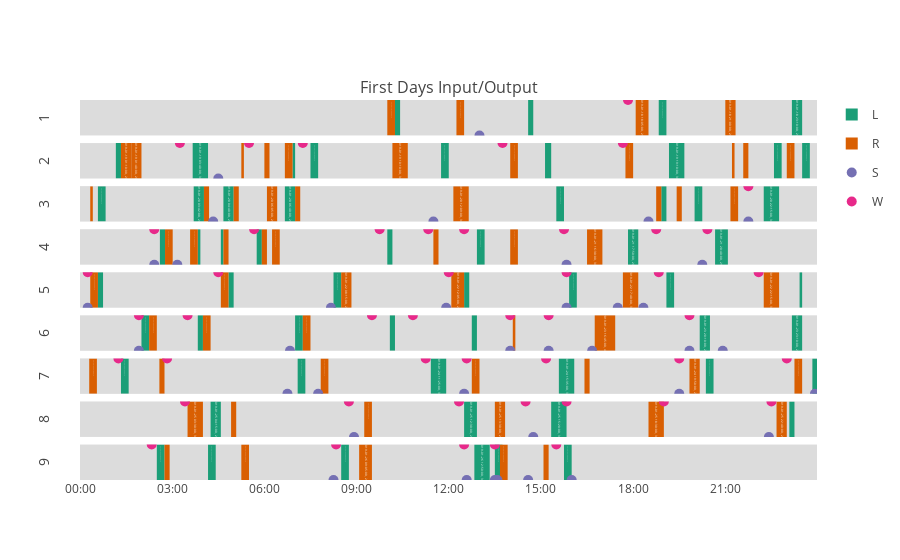

The notebook cell this image was saved under:
### Code cell
iplot(fig)

### Figure 1 — Plotly figure (JSON) as saved in the notebook; plotly's stock layout.template omitted (floating-point values rounded to 4 significant figures)
{"data": [{"legendgroup": "L", "marker": {"color": "rgb(27,158,119)"}, "name": "L", "offset": 0, "showlegend": true, "text": ["2019-01-18 10:00:00, 10", "2019-01-18 14:35:00, 10", "2019-01-18 18:50:00, 15", "2019-01-18 23:10:00, 20"], "type": "bar", "uid": "0e2ec457-b72a-4504-a88f-61a1b73b9112", "width": [600000, 600000, 900000, 1200000], "x": ["2019-01-01 10:15:00", "2019-01-01 14:35:00", "2019-01-01 18:50:00", "2019-01-01 23:10:00"], "xaxis": "x", "y": [1, 1, 1, 1], "yaxis": "y"}, {"legendgroup": "R", "marker": {"color": "rgb(217,95,2)"}, "name": "R", "offset": 0, "showlegend": true, "text": ["2019-01-18 10:00:00, 15", "2019-01-18 12:15:00, 15", "2019-01-18 18:05:00, 25", "2019-01-18 21:00:00, 20"], "type": "bar", "uid": "dbc3369b-f1fe-4d9e-a7cf-d9297e1c7c32", "width": [900000, 900000, 1500000, 1200000], "x": ["2019-01-01 10:00:00", "2019-01-01 12:15:00", "2019-01-01 18:05:00", "2019-01-01 21:00:00"], "xaxis": "x", "y": [1, 1, 1, 1], "yaxis": "y"}, {"legendgroup": "S", "marker": {"color": "rgb(117,112,179)", "size": 10}, "mode": "markers", "name": "S", "showlegend": true, "type": "scatter", "uid": "ab18bd7b-6b32-4f6e-94e5-be6846cfa066", "x": ["2019-01-01 13:00:00"], "xaxis": "x", "y": [0], "yaxis": "y"}, {"legendgroup": "W", "marker": {"color": "rgb(231,41,138)", "size": 10}, "mode": "markers", "name": "W", "showlegend": true, "type": "scatter", "uid": "db35f656-a107-4800-8764-e721886a3ad2", "x": ["2019-01-01 17:50:00"], "xaxis": "x", "y": [1], "yaxis": "y"}, {"legendgroup": "L", "marker": {"color": "rgb(27,158,119)"}, "name": "L", "offset": 0, "showlegend": false, "text": ["2019-01-19 01:10:00, 10", "2019-01-19 03:40:00, 30", "2019-01-19 06:40:00, 5", "2019-01-19 07:30:00, 15", "2019-01-19 11:45:00, 15", "2019-01-19 15:08:00, 12", "2019-01-19 19:10:00, 30", "2019-01-19 22:35:00, 15", "2019-01-19 23:30:00, 15"], "type": "bar", "uid": "d248fe6a-728c-423c-a592-e2d79f3195a7", "width": [600000, 1800000, 300000, 900000, 900000, 720000, 1800000, 900000, 900000], "x": ["2019-01-01 01:10:00", "2019-01-01 03:40:00", "2019-01-01 06:55:00", "2019-01-01 07:30:00", "2019-01-01 11:45:00", "2019-01-01 15:08:00", "2019-01-01 19:10:00", "2019-01-01 22:35:00", "2019-01-01 23:30:00"], "xaxis": "x", "y": [1, 1, 1, 1, 1, 1, 1, 1, 1], "yaxis": "y2"}, {"legendgroup": "R", "marker": {"color": "rgb(217,95,2)"}, "name": "R", "offset": 0, "showlegend": false, "text": ["2019-01-19 01:10:00, 20", "2019-01-19 01:40:00, 20", "2019-01-19 05:15:00, 5", "2019-01-19 06:00:00, 10", "2019-01-19 06:40:00, 15", "2019-01-19 10:10:00, 30", "2019-01-19 14:00:00, 15", "2019-01-19 17:45:00, 15", "2019-01-19 21:13:00, 5", "2019-01-19 21:35:00, 10", "2019-01-19 23:00:00, 15"], "type": "bar", "uid": "9656765f-2473-45d9-be4b-35eca2219944", "width": [1200000, 1200000, 300000, 600000, 900000, 1800000, 900000, 900000, 300000, 600000, 900000], "x": ["2019-01-01 01:20:00", "2019-01-01 01:40:00", "2019-01-01 05:15:00", "2019-01-01 06:00:00", "2019-01-01 06:40:00", "2019-01-01 10:10:00", "2019-01-01 14:00:00", "2019-01-01 17:45:00", "2019-01-01 21:13:00", "2019-01-01 21:35:00", "2019-01-01 23:00:00"], "xaxis": "x", "y": [1, 1, 1, 1, 1, 1, 1, 1, 1, 1, 1], "yaxis": "y2"}, {"legendgroup": "S", "marker": {"color": "rgb(117,112,179)", "size": 10}, "mode": "markers", "name": "S", "showlegend": false, "type": "scatter", "uid": "46472a78-38d7-48a0-9642-777045897b86", "x": ["2019-01-01 04:30:00"], "xaxis": "x", "y": [0], "yaxis": "y2"}, {"legendgroup": "W", "marker": {"color": "rgb(231,41,138)", "size": 10}, "mode": "markers", "name": "W", "showlegend": false, "type": "scatter", "uid": "cb5a8962-f306-4832-aa13-d1ce55b532a0", "x": ["2019-01-01 03:15:00", "2019-01-01 05:30:00", "2019-01-01 07:15:00", "2019-01-01 13:45:00", "2019-01-01 17:40:00"], "xaxis": "x", "y": [1, 1, 1, 1, 1], "yaxis": "y2"}, {"legendgroup": "L", "marker": {"color": "rgb(27,158,119)"}, "name": "L", "offset": 0, "showlegend": false, "text": ["2019-01-20 00:35:00, 15", "2019-01-20 03:42:00, 20", "2019-01-20 04:40:00, 20", "2019-01-20 06:40:00, 20", "2019-01-20 15:30:00, 15", "2019-01-20 18:45:00, 10", "2019-01-20 20:00:00, 15", "2019-01-20 22:15:00, 30"], "type": "bar", "uid": "8c851a36-9e1c-4a17-8291-d7a91d50cd97", "width": [900000, 1200000, 1200000, 1200000, 900000, 600000, 900000, 1800000], "x": ["2019-01-01 00:35:00", "2019-01-01 03:42:00", "2019-01-01 04:40:00", "2019-01-01 06:40:00", "2019-01-01 15:30:00", "2019-01-01 18:55:00", "2019-01-01 20:00:00", "2019-01-01 22:15:00"], "xaxis": "x", "y": [1, 1, 1, 1, 1, 1, 1, 1], "yaxis": "y3"}, {"legendgroup": "R", "marker": {"color": "rgb(217,95,2)"}, "name": "R", "offset": 0, "showlegend": false, "text": ["2019-01-20 00:20:00, 5", "2019-01-20 03:42:00, 10", "2019-01-20 04:40:00, 10", "2019-01-20 06:05:00, 20", "2019-01-20 06:40:00, 10", "2019-01-20 12:09:00, 30", "2019-01-20 18:45:00, 10", "2019-01-20 19:25:00, 10", "2019-01-20 21:10:00, 15"], "type": "bar", "uid": "3a5b0d95-3e4a-4847-87bb-8a8bca20cf69", "width": [300000, 600000, 600000, 1200000, 600000, 1800000, 600000, 600000, 900000], "x": ["2019-01-01 00:20:00", "2019-01-01 04:02:00", "2019-01-01 05:00:00", "2019-01-01 06:05:00", "2019-01-01 07:00:00", "2019-01-01 12:09:00", "2019-01-01 18:45:00", "2019-01-01 19:25:00", "2019-01-01 21:10:00"], "xaxis": "x", "y": [1, 1, 1, 1, 1, 1, 1, 1, 1], "yaxis": "y3"}, {"legendgroup": "S", "marker": {"color": "rgb(117,112,179)", "size": 10}, "mode": "markers", "name": "S", "showlegend": false, "type": "scatter", "uid": "b7154647-0ac2-4289-87f0-bf53d143fce5", "x": ["2019-01-01 04:20:00", "2019-01-01 11:30:00", "2019-01-01 18:30:00", "2019-01-01 21:45:00"], "xaxis": "x", "y": [0, 0, 0, 0], "yaxis": "y3"}, {"legendgroup": "W", "marker": {"color": "rgb(231,41,138)", "size": 10}, "mode": "markers", "name": "W", "showlegend": false, "type": "scatter", "uid": "ed7f7c01-a6f2-4b1d-a0ac-1f7356131c0c", "x": ["2019-01-01 21:45:00"], "xaxis": "x", "y": [1], "yaxis": "y3"}, {"legendgroup": "L", "marker": {"color": "rgb(27,158,119)"}, "name": "L", "offset": 0, "showlegend": false, "text": ["2019-01-21 02:36:00, 10", "2019-01-21 03:35:00, 5", "2019-01-21 04:35:00, 5", "2019-01-21 05:45:00, 10", "2019-01-21 10:00:00, 10", "2019-01-21 12:55:00, 15", "2019-01-21 17:50:00, 20", "2019-01-21 20:40:00, 25"], "type": "bar", "uid": "557df9c3-6831-49d6-9995-616fd9aa0d3a", "width": [600000, 300000, 300000, 600000, 600000, 900000, 1200000, 1500000], "x": ["2019-01-01 02:36:00", "2019-01-01 03:50:00", "2019-01-01 04:35:00", "2019-01-01 05:45:00", "2019-01-01 10:00:00", "2019-01-01 12:55:00", "2019-01-01 17:50:00", "2019-01-01 20:40:00"], "xaxis": "x", "y": [1, 1, 1, 1, 1, 1, 1, 1], "yaxis": "y4"}, {"legendgroup": "R", "marker": {"color": "rgb(217,95,2)"}, "name": "R", "offset": 0, "showlegend": false, "text": ["2019-01-21 02:36:00, 15", "2019-01-21 03:35:00, 15", "2019-01-21 04:35:00, 10", "2019-01-21 05:45:00, 10", "2019-01-21 06:15:00, 15", "2019-01-21 11:30:00, 10", "2019-01-21 14:00:00, 15", "2019-01-21 16:30:00, 30"], "type": "bar", "uid": "462e99f3-a1d6-4cbb-88dc-4a62fb9f269f", "width": [900000, 900000, 600000, 600000, 900000, 600000, 900000, 1800000], "x": ["2019-01-01 02:46:00", "2019-01-01 03:35:00", "2019-01-01 04:40:00", "2019-01-01 05:55:00", "2019-01-01 06:15:00", "2019-01-01 11:30:00", "2019-01-01 14:00:00", "2019-01-01 16:30:00"], "xaxis": "x", "y": [1, 1, 1, 1, 1, 1, 1, 1], "yaxis": "y4"}, {"legendgroup": "S", "marker": {"color": "rgb(117,112,179)", "size": 10}, "mode": "markers", "name": "S", "showlegend": false, "type": "scatter", "uid": "c9a3a3f4-c05a-4e4b-979b-658b6c31c78d", "x": ["2019-01-01 02:25:00", "2019-01-01 03:10:00", "2019-01-01 15:50:00", "2019-01-01 20:15:00"], "xaxis": "x", "y": [0, 0, 0, 0], "yaxis": "y4"}, {"legendgroup": "W", "marker": {"color": "rgb(231,41,138)", "size": 10}, "mode": "markers", "name": "W", "showlegend": false, "type": "scatter", "uid": "d6c4c82c-e9af-43fd-872d-1e5b931ce00c", "x": ["2019-01-01 02:25:00", "2019-01-01 05:40:00", "2019-01-01 09:45:00", "2019-01-01 11:20:00", "2019-01-01 12:30:00", "2019-01-01 15:45:00", "2019-01-01 18:45:00", "2019-01-01 20:25:00"], "xaxis": "x", "y": [1, 1, 1, 1, 1, 1, 1, 1], "yaxis": "y4"}, {"legendgroup": "L", "marker": {"color": "rgb(27,158,119)"}, "name": "L", "offset": 0, "showlegend": false, "text": ["2019-01-22 00:20:00, 10", "2019-01-22 04:35:00, 10", "2019-01-22 08:15:00, 15", "2019-01-22 12:05:00, 10", "2019-01-22 15:55:00, 15", "2019-01-22 19:05:00, 15", "2019-01-22 23:25:00, 5"], "type": "bar", "uid": "fe9150ce-e23a-4812-bb5c-1b8a01a92c0f", "width": [600000, 600000, 900000, 600000, 900000, 900000, 300000], "x": ["2019-01-01 00:35:00", "2019-01-01 04:50:00", "2019-01-01 08:15:00", "2019-01-01 12:30:00", "2019-01-01 15:55:00", "2019-01-01 19:05:00", "2019-01-01 23:25:00"], "xaxis": "x", "y": [1, 1, 1, 1, 1, 1, 1], "yaxis": "y5"}, {"legendgroup": "R", "marker": {"color": "rgb(217,95,2)"}, "name": "R", "offset": 0, "showlegend": false, "text": ["2019-01-22 00:20:00, 15", "2019-01-22 04:35:00, 15", "2019-01-22 08:15:00, 20", "2019-01-22 12:05:00, 25", "2019-01-22 17:40:00, 30", "2019-01-22 22:15:00, 30"], "type": "bar", "uid": "7ca6842a-50ba-4cc1-a51e-fdd052eec6b6", "width": [900000, 900000, 1200000, 1500000, 1800000, 1800000], "x": ["2019-01-01 00:20:00", "2019-01-01 04:35:00", "2019-01-01 08:30:00", "2019-01-01 12:05:00", "2019-01-01 17:40:00", "2019-01-01 22:15:00"], "xaxis": "x", "y": [1, 1, 1, 1, 1, 1], "yaxis": "y5"}, {"legendgroup": "S", "marker": {"color": "rgb(117,112,179)", "size": 10}, "mode": "markers", "name": "S", "showlegend": false, "type": "scatter", "uid": "3fb76321-c4cc-482c-b725-d4a7b1ad678d", "x": ["2019-01-01 00:15:00", "2019-01-01 08:10:00", "2019-01-01 11:55:00", "2019-01-01 15:50:00", "2019-01-01 17:30:00", "2019-01-01 18:20:00"], "xaxis": "x", "y": [0, 0, 0, 0, 0, 0], "yaxis": "y5"}, {"legendgroup": "W", "marker": {"color": "rgb(231,41,138)", "size": 10}, "mode": "markers", "name": "W", "showlegend": false, "type": "scatter", "uid": "9c6a35d3-9481-4923-bc46-fc753b3affd8", "x": ["2019-01-01 00:15:00", "2019-01-01 04:30:00", "2019-01-01 12:00:00", "2019-01-01 15:50:00", "2019-01-01 18:50:00", "2019-01-01 22:05:00"], "xaxis": "x", "y": [1, 1, 1, 1, 1, 1], "yaxis": "y5"}, {"legendgroup": "L", "marker": {"color": "rgb(27,158,119)"}, "name": "L", "offset": 0, "showlegend": false, "text": ["2019-01-23 02:00:00, 15", "2019-01-23 03:50:00, 10", "2019-01-23 07:00:00, 15", "2019-01-23 10:05:00, 10", "2019-01-23 12:45:00, 10", "2019-01-23 20:10:00, 20", "2019-01-23 23:10:00, 20"], "type": "bar", "uid": "cf97798e-7fed-4c85-aa5e-aabe3de66526", "width": [900000, 600000, 900000, 600000, 600000, 1200000, 1200000], "x": ["2019-01-01 02:00:00", "2019-01-01 03:50:00", "2019-01-01 07:00:00", "2019-01-01 10:05:00", "2019-01-01 12:45:00", "2019-01-01 20:10:00", "2019-01-01 23:10:00"], "xaxis": "x", "y": [1, 1, 1, 1, 1, 1, 1], "yaxis": "y6"}, {"legendgroup": "R", "marker": {"color": "rgb(217,95,2)"}, "name": "R", "offset": 0, "showlegend": false, "text": ["2019-01-23 02:00:00, 15", "2019-01-23 03:50:00, 15", "2019-01-23 07:00:00, 15", "2019-01-23 14:05:00, 5", "2019-01-23 16:45:00, 40"], "type": "bar", "uid": "6dde3790-f133-42f6-bc52-3c9b1a89df0f", "width": [900000, 900000, 900000, 300000, 2400000], "x": ["2019-01-01 02:15:00", "2019-01-01 04:00:00", "2019-01-01 07:15:00", "2019-01-01 14:05:00", "2019-01-01 16:45:00"], "xaxis": "x", "y": [1, 1, 1, 1, 1], "yaxis": "y6"}, {"legendgroup": "S", "marker": {"color": "rgb(117,112,179)", "size": 10}, "mode": "markers", "name": "S", "showlegend": false, "type": "scatter", "uid": "30ffb3da-6694-499a-977e-b3b80d48a0fa", "x": ["2019-01-01 01:55:00", "2019-01-01 06:50:00", "2019-01-01 14:00:00", "2019-01-01 15:15:00", "2019-01-01 16:40:00", "2019-01-01 19:50:00", "2019-01-01 20:55:00"], "xaxis": "x", "y": [0, 0, 0, 0, 0, 0, 0], "yaxis": "y6"}, {"legendgroup": "W", "marker": {"color": "rgb(231,41,138)", "size": 10}, "mode": "markers", "name": "W", "showlegend": false, "type": "scatter", "uid": "80e100ca-ffaf-4a20-911a-faf6406f9c38", "x": ["2019-01-01 01:55:00", "2019-01-01 03:30:00", "2019-01-01 09:30:00", "2019-01-01 10:50:00", "2019-01-01 14:00:00", "2019-01-01 15:15:00", "2019-01-01 19:50:00"], "xaxis": "x", "y": [1, 1, 1, 1, 1, 1, 1], "yaxis": "y6"}, {"legendgroup": "L", "marker": {"color": "rgb(27,158,119)"}, "name": "L", "offset": 0, "showlegend": false, "text": ["2019-01-24 01:20:00, 15", "2019-01-24 07:05:00, 15", "2019-01-24 11:25:00, 30", "2019-01-24 15:35:00, 30", "2019-01-24 20:22:00, 15", "2019-01-24 23:50:00, 10"], "type": "bar", "uid": "e34c4802-4471-4120-85d6-c71e26e79eda", "width": [900000, 900000, 1800000, 1800000, 900000, 600000], "x": ["2019-01-01 01:20:00", "2019-01-01 07:05:00", "2019-01-01 11:25:00", "2019-01-01 15:35:00", "2019-01-01 20:22:00", "2019-01-01 23:50:00"], "xaxis": "x", "y": [1, 1, 1, 1, 1, 1], "yaxis": "y7"}, {"legendgroup": "R", "marker": {"color": "rgb(217,95,2)"}, "name": "R", "offset": 0, "showlegend": false, "text": ["2019-01-24 00:18:00, 15", "2019-01-24 02:35:00, 10", "2019-01-24 07:50:00, 15", "2019-01-24 12:45:00, 15", "2019-01-24 16:25:00, 10", "2019-01-24 19:50:00, 20", "2019-01-24 23:15:00, 15"], "type": "bar", "uid": "30ee053a-ef0c-4164-81b4-e51f701c5d52", "width": [900000, 600000, 900000, 900000, 600000, 1200000, 900000], "x": ["2019-01-01 00:18:00", "2019-01-01 02:35:00", "2019-01-01 07:50:00", "2019-01-01 12:45:00", "2019-01-01 16:25:00", "2019-01-01 19:50:00", "2019-01-01 23:15:00"], "xaxis": "x", "y": [1, 1, 1, 1, 1, 1, 1], "yaxis": "y7"}, {"legendgroup": "S", "marker": {"color": "rgb(117,112,179)", "size": 10}, "mode": "markers", "name": "S", "showlegend": false, "type": "scatter", "uid": "4b6bb4a0-57a3-46ce-a878-8b67077b459d", "x": ["2019-01-01 06:45:00", "2019-01-01 07:45:00", "2019-01-01 12:30:00", "2019-01-01 19:30:00", "2019-01-01 23:55:00"], "xaxis": "x", "y": [0, 0, 0, 0, 0], "yaxis": "y7"}, {"legendgroup": "W", "marker": {"color": "rgb(231,41,138)", "size": 10}, "mode": "markers", "name": "W", "showlegend": false, "type": "scatter", "uid": "06461259-e5f3-4bfe-b9e8-253b7f732444", "x": ["2019-01-01 01:15:00", "2019-01-01 02:50:00", "2019-01-01 11:15:00", "2019-01-01 12:35:00", "2019-01-01 15:10:00", "2019-01-01 19:30:00", "2019-01-01 23:00:00"], "xaxis": "x", "y": [1, 1, 1, 1, 1, 1, 1], "yaxis": "y7"}, {"legendgroup": "L", "marker": {"color": "rgb(27,158,119)"}, "name": "L", "offset": 0, "showlegend": false, "text": ["2019-01-25 04:15:00, 20", "2019-01-25 12:30:00, 25", "2019-01-25 15:20:00, 30", "2019-01-25 23:05:00, 10"], "type": "bar", "uid": "ba0112b6-f3c7-4736-ad34-a42797e53f3f", "width": [1200000, 1500000, 1800000, 600000], "x": ["2019-01-01 04:15:00", "2019-01-01 12:30:00", "2019-01-01 15:20:00", "2019-01-01 23:05:00"], "xaxis": "x", "y": [1, 1, 1, 1], "yaxis": "y8"}, {"legendgroup": "R", "marker": {"color": "rgb(217,95,2)"}, "name": "R", "offset": 0, "showlegend": false, "text": ["2019-01-25 03:30:00, 30", "2019-01-25 04:55:00, 10", "2019-01-25 09:15:00, 15", "2019-01-25 13:30:00, 20", "2019-01-25 18:30:00, 30", "2019-01-25 22:40:00, 20"], "type": "bar", "uid": "6a8072bf-6d23-4b1d-9b69-977621ee6bce", "width": [1800000, 600000, 900000, 1200000, 1800000, 1200000], "x": ["2019-01-01 03:30:00", "2019-01-01 04:55:00", "2019-01-01 09:15:00", "2019-01-01 13:30:00", "2019-01-01 18:30:00", "2019-01-01 22:40:00"], "xaxis": "x", "y": [1, 1, 1, 1, 1, 1], "yaxis": "y8"}, {"legendgroup": "S", "marker": {"color": "rgb(117,112,179)", "size": 10}, "mode": "markers", "name": "S", "showlegend": false, "type": "scatter", "uid": "58b0531d-71d8-40ba-9e80-d3fbdc266d6e", "x": ["2019-01-01 08:55:00", "2019-01-01 14:45:00", "2019-01-01 22:25:00"], "xaxis": "x", "y": [0, 0, 0], "yaxis": "y8"}, {"legendgroup": "W", "marker": {"color": "rgb(231,41,138)", "size": 10}, "mode": "markers", "name": "W", "showlegend": false, "type": "scatter", "uid": "7477a3bd-05a7-473a-ab3c-6d1e91cef618", "x": ["2019-01-01 03:25:00", "2019-01-01 08:45:00", "2019-01-01 12:20:00", "2019-01-01 14:30:00", "2019-01-01 15:50:00", "2019-01-01 19:00:00", "2019-01-01 22:30:00"], "xaxis": "x", "y": [1, 1, 1, 1, 1, 1, 1], "yaxis": "y8"}, {"legendgroup": "L", "marker": {"color": "rgb(27,158,119)"}, "name": "L", "offset": 0, "showlegend": false, "text": ["2019-01-26 02:30:00, 15", "2019-01-26 04:10:00, 15", "2019-01-26 08:30:00, 15", "2019-01-26 12:50:00, 30", "2019-01-26 13:30:00, 15", "2019-01-26 15:45:00, 15"], "type": "bar", "uid": "b6e77316-69df-4739-a17c-f4e08c6617a3", "width": [900000, 900000, 900000, 1800000, 900000, 900000], "x": ["2019-01-01 02:30:00", "2019-01-01 04:10:00", "2019-01-01 08:30:00", "2019-01-01 12:50:00", "2019-01-01 13:30:00", "2019-01-01 15:45:00"], "xaxis": "x", "y": [1, 1, 1, 1, 1, 1], "yaxis": "y9"}, {"legendgroup": "R", "marker": {"color": "rgb(217,95,2)"}, "name": "R", "offset": 0, "showlegend": false, "text": ["2019-01-26 02:30:00, 10", "2019-01-26 05:15:00, 15", "2019-01-26 09:05:00, 25", "2019-01-26 13:40:00, 15", "2019-01-26 15:05:00, 10"], "type": "bar", "uid": "c34385f4-7656-4228-9d29-3be1760f6575", "width": [600000, 900000, 1500000, 900000, 600000], "x": ["2019-01-01 02:45:00", "2019-01-01 05:15:00", "2019-01-01 09:05:00", "2019-01-01 13:40:00", "2019-01-01 15:05:00"], "xaxis": "x", "y": [1, 1, 1, 1, 1], "yaxis": "y9"}, {"legendgroup": "S", "marker": {"color": "rgb(117,112,179)", "size": 10}, "mode": "markers", "name": "S", "showlegend": false, "type": "scatter", "uid": "755f0cfa-4d62-4427-b3cf-71c154150418", "x": ["2019-01-01 08:15:00", "2019-01-01 12:35:00", "2019-01-01 13:30:00", "2019-01-01 13:35:00", "2019-01-01 14:35:00", "2019-01-01 16:00:00"], "xaxis": "x", "y": [0, 0, 0, 0, 0, 0], "yaxis": "y9"}, {"legendgroup": "W", "marker": {"color": "rgb(231,41,138)", "size": 10}, "mode": "markers", "name": "W", "showlegend": false, "type": "scatter", "uid": "0c37b419-4185-468b-85e0-d099b58d1949", "x": ["2019-01-01 02:20:00", "2019-01-01 08:20:00", "2019-01-01 12:30:00", "2019-01-01 13:30:00", "2019-01-01 15:30:00"], "xaxis": "x", "y": [1, 1, 1, 1, 1], "yaxis": "y9"}], "layout": {"annotations": [{"font": {"size": 16}, "showarrow": false, "text": "First Days Input/Output", "x": 0.5, "xanchor": "center", "xref": "paper", "y": 1, "yanchor": "bottom", "yref": "paper"}], "hovermode": "closest", "plot_bgcolor": "#DCDCDC", "xaxis": {"anchor": "y9", "domain": [0, 1], "range": ["2019-01-01", "2019-01-01 23:59:00"], "tickformat": "%H:%M"}, "yaxis": {"anchor": "free", "domain": [0.9067, 1], "dtick": 1, "position": 0, "range": [0, 1], "showticklabels": false, "tick0": 0, "title": {"text": "1"}, "zeroline": false}, "yaxis2": {"anchor": "free", "domain": [0.7933, 0.8867], "dtick": 1, "position": 0, "range": [0, 1], "showticklabels": false, "tick0": 0, "title": {"text": "2"}, "zeroline": false}, "yaxis3": {"anchor": "free", "domain": [0.68, 0.7733], "dtick": 1, "position": 0, "range": [0, 1], "showticklabels": false, "tick0": 0, "title": {"text": "3"}, "zeroline": false}, "yaxis4": {"anchor": "free", "domain": [0.5667, 0.66], "dtick": 1, "position": 0, "range": [0, 1], "showticklabels": false, "tick0": 0, "title": {"text": "4"}, "zeroline": false}, "yaxis5": {"anchor": "free", "domain": [0.4533, 0.5467], "dtick": 1, "position": 0, "range": [0, 1], "showticklabels": false, "tick0": 0, "title": {"text": "5"}, "zeroline": false}, "yaxis6": {"anchor": "free", "domain": [0.34, 0.4333], "dtick": 1, "position": 0, "range": [0, 1], "showticklabels": false, "tick0": 0, "title": {"text": "6"}, "zeroline": false}, "yaxis7": {"anchor": "free", "domain": [0.2267, 0.32], "dtick": 1, "position": 0, "range": [0, 1], "showticklabels": false, "tick0": 0, "title": {"text": "7"}, "zeroline": false}, "yaxis8": {"anchor": "free", "domain": [0.1133, 0.2067], "dtick": 1, "position": 0, "range": [0, 1], "showticklabels": false, "tick0": 0, "title": {"text": "8"}, "zeroline": false}, "yaxis9": {"anchor": "x", "domain": [0, 0.09333], "dtick": 1, "range": [0, 1], "showticklabels": false, "tick0": 0, "title": {"text": "9"}, "zeroline": false}}}
